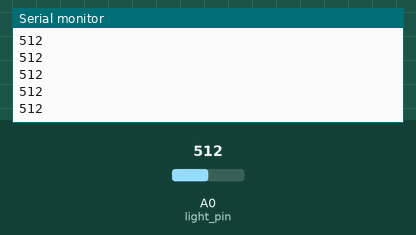
Recording of a sketch running on a simulated Arduino Uno, built with avr-gcc and run on an emulated ATmega328P. Shown: the last lines printed to the serial monitor. Inputs (shaded band) come from the test bench; at power-on: A0 (light_pin) = 512.

Above: at 1.2 s.
1.3 s: A0 (light_pin) set to 716
At 1.31 s:
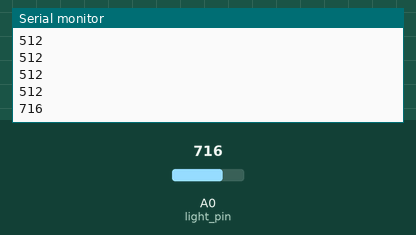
2.8 s: A0 (light_pin) set to 900
At 2.81 s:
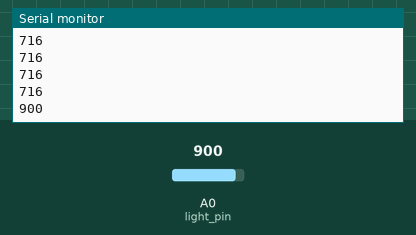
Timing chart, 0 to 5.8 s (numbered marks = the images above; inputs shaded):
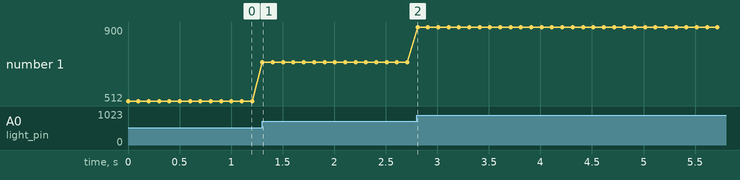

The sketch:

photo_sensor.ino
```cpp
const int light_pin = A0;

void setup() {
  // put your setup code here, to run once:
  Serial.begin(9600);

}

void loop() {
  // put your main code here, to run repeatedly:
  int light_val = analogRead(light_pin);
  Serial.println(light_val);
  delay(100);
}
```

Measured:
- after the input at 1.3 s, the serial monitor: prints a new line at once (image 1)
- after the input at 2.8 s, the serial monitor: prints a new line at once (image 2)
- plotted number 1: 512 → 716 after the input at 1.3 s, 716 → 900 after the input at 2.8 s
